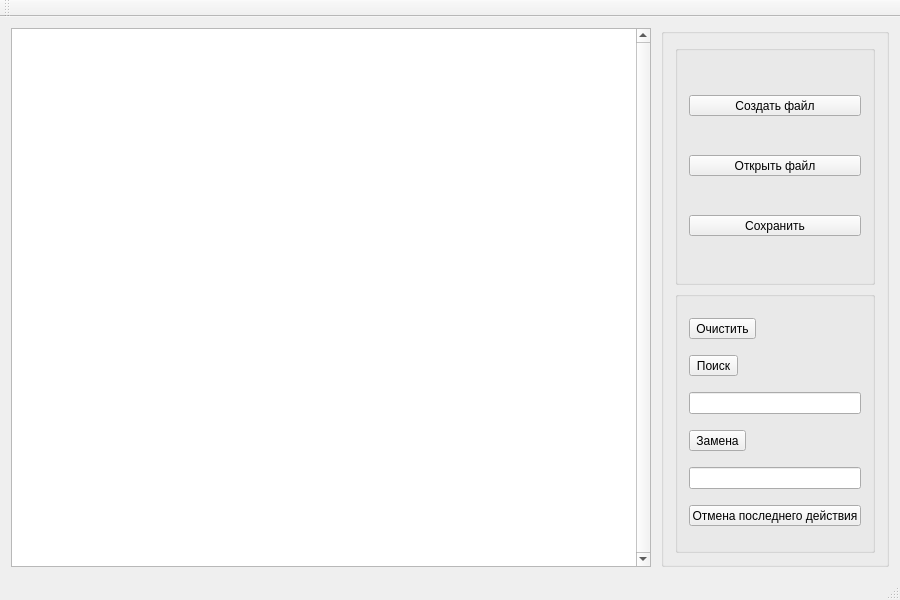
<?xml version="1.0" encoding="UTF-8"?>
<ui version="4.0">
 <class>MainWindow</class>
 <widget class="QMainWindow" name="MainWindow">
  <property name="geometry">
   <rect>
    <x>0</x>
    <y>0</y>
    <width>900</width>
    <height>600</height>
   </rect>
  </property>
  <property name="minimumSize">
   <size>
    <width>900</width>
    <height>600</height>
   </size>
  </property>
  <property name="windowTitle">
   <string>Editor :)</string>
  </property>
  <property name="windowIcon">
   <iconset>
    <normaloff>../src/pencil.png</normaloff>../src/pencil.png</iconset>
  </property>
  <widget class="QWidget" name="centralWidget">
   <layout class="QGridLayout" name="gridLayout_2">
    <property name="topMargin">
     <number>11</number>
    </property>
    <property name="horizontalSpacing">
     <number>10</number>
    </property>
    <property name="verticalSpacing">
     <number>7</number>
    </property>
    <item row="0" column="0">
     <widget class="QTextEdit" name="textEdit">
      <property name="minimumSize">
       <size>
        <width>600</width>
        <height>400</height>
       </size>
      </property>
      <property name="maximumSize">
       <size>
        <width>16777215</width>
        <height>16777215</height>
       </size>
      </property>
      <property name="font">
       <font>
        <pointsize>12</pointsize>
       </font>
      </property>
      <property name="cursor" stdset="0">
       <cursorShape>IBeamCursor</cursorShape>
      </property>
      <property name="frameShadow">
       <enum>QFrame::Sunken</enum>
      </property>
      <property name="verticalScrollBarPolicy">
       <enum>Qt::ScrollBarAlwaysOn</enum>
      </property>
      <property name="horizontalScrollBarPolicy">
       <enum>Qt::ScrollBarAsNeeded</enum>
      </property>
      <property name="sizeAdjustPolicy">
       <enum>QAbstractScrollArea::AdjustToContents</enum>
      </property>
      <property name="html">
       <string>&lt;!DOCTYPE HTML PUBLIC &quot;-//W3C//DTD HTML 4.0//EN&quot; &quot;http://www.w3.org/TR/REC-html40/strict.dtd&quot;&gt;
&lt;html&gt;&lt;head&gt;&lt;meta name=&quot;qrichtext&quot; content=&quot;1&quot; /&gt;&lt;style type=&quot;text/css&quot;&gt;
p, li { white-space: pre-wrap; }
&lt;/style&gt;&lt;/head&gt;&lt;body style=&quot; font-family:'MS Shell Dlg 2'; font-size:12pt; font-weight:400; font-style:normal;&quot;&gt;
&lt;p style=&quot;-qt-paragraph-type:empty; margin-top:0px; margin-bottom:0px; margin-left:0px; margin-right:0px; -qt-block-indent:0; text-indent:0px; font-size:7.8pt;&quot;&gt;&lt;br /&gt;&lt;/p&gt;&lt;/body&gt;&lt;/html&gt;</string>
      </property>
     </widget>
    </item>
    <item row="0" column="1" colspan="2">
     <widget class="QGroupBox" name="ALLBOX">
      <property name="maximumSize">
       <size>
        <width>400</width>
        <height>600</height>
       </size>
      </property>
      <property name="title">
       <string/>
      </property>
      <layout class="QVBoxLayout" name="verticalLayout">
       <item>
        <widget class="QGroupBox" name="groupBox_2">
         <property name="minimumSize">
          <size>
           <width>150</width>
           <height>170</height>
          </size>
         </property>
         <property name="maximumSize">
          <size>
           <width>200</width>
           <height>240</height>
          </size>
         </property>
         <property name="title">
          <string/>
         </property>
         <property name="flat">
          <bool>true</bool>
         </property>
         <layout class="QGridLayout" name="gridLayout" rowstretch="0,0,0,0" columnstretch="0" rowminimumheight="0,0,0,0">
          <property name="sizeConstraint">
           <enum>QLayout::SetDefaultConstraint</enum>
          </property>
          <property name="verticalSpacing">
           <number>6</number>
          </property>
          <item row="0" column="0">
           <widget class="QToolButton" name="toolButton_3">
            <property name="minimumSize">
             <size>
              <width>95</width>
              <height>0</height>
             </size>
            </property>
            <property name="maximumSize">
             <size>
              <width>200</width>
              <height>16777215</height>
             </size>
            </property>
            <property name="text">
             <string>Создать файл</string>
            </property>
           </widget>
          </item>
          <item row="2" column="0">
           <widget class="QToolButton" name="toolButton_2">
            <property name="minimumSize">
             <size>
              <width>100</width>
              <height>0</height>
             </size>
            </property>
            <property name="maximumSize">
             <size>
              <width>200</width>
              <height>16777215</height>
             </size>
            </property>
            <property name="text">
             <string>Открыть файл</string>
            </property>
           </widget>
          </item>
          <item row="3" column="0">
           <widget class="QToolButton" name="toolButton">
            <property name="minimumSize">
             <size>
              <width>100</width>
              <height>0</height>
             </size>
            </property>
            <property name="maximumSize">
             <size>
              <width>200</width>
              <height>16777215</height>
             </size>
            </property>
            <property name="text">
             <string>Сохранить</string>
            </property>
           </widget>
          </item>
         </layout>
        </widget>
       </item>
       <item>
        <widget class="QGroupBox" name="groupBoxIN">
         <property name="maximumSize">
          <size>
           <width>200</width>
           <height>270</height>
          </size>
         </property>
         <property name="cursor">
          <cursorShape>ArrowCursor</cursorShape>
         </property>
         <property name="title">
          <string/>
         </property>
         <property name="flat">
          <bool>true</bool>
         </property>
         <layout class="QGridLayout" name="gridLayout_3">
          <item row="1" column="0">
           <widget class="QToolButton" name="findButton">
            <property name="text">
             <string>Поиск</string>
            </property>
           </widget>
          </item>
          <item row="5" column="0">
           <widget class="QToolButton" name="undoButton">
            <property name="text">
             <string>Отмена последнего действия</string>
            </property>
           </widget>
          </item>
          <item row="0" column="0">
           <widget class="QToolButton" name="clearButton">
            <property name="text">
             <string>Очистить</string>
            </property>
           </widget>
          </item>
          <item row="2" column="0">
           <widget class="QLineEdit" name="searchLineEdit"/>
          </item>
          <item row="3" column="0">
           <widget class="QToolButton" name="replaceButton">
            <property name="text">
             <string>Замена</string>
            </property>
           </widget>
          </item>
          <item row="4" column="0">
           <widget class="QLineEdit" name="replaceLineEdit"/>
          </item>
         </layout>
        </widget>
       </item>
      </layout>
     </widget>
    </item>
   </layout>
  </widget>
  <widget class="QMenuBar" name="menuBar">
   <property name="geometry">
    <rect>
     <x>0</x>
     <y>0</y>
     <width>900</width>
     <height>26</height>
    </rect>
   </property>
  </widget>
  <widget class="QStatusBar" name="statusBar"/>
  <widget class="QToolBar" name="toolBar">
   <property name="windowTitle">
    <string>toolBar</string>
   </property>
   <attribute name="toolBarArea">
    <enum>TopToolBarArea</enum>
   </attribute>
   <attribute name="toolBarBreak">
    <bool>false</bool>
   </attribute>
  </widget>
  <action name="ActionCreateNew">
   <property name="text">
    <string>Создать Новый файл</string>
   </property>
  </action>
  <action name="ActionOpenFile">
   <property name="text">
    <string>Открыть файл</string>
   </property>
  </action>
  <action name="ActionSave">
   <property name="text">
    <string>Сохранить файл</string>
   </property>
  </action>
  <action name="ActionSearch">
   <property name="text">
    <string>Поиск</string>
   </property>
  </action>
  <action name="ActionReplacement">
   <property name="text">
    <string>Замена</string>
   </property>
  </action>
 </widget>
 <layoutdefault spacing="6" margin="11"/>
 <resources/>
 <connections/>
</ui>
